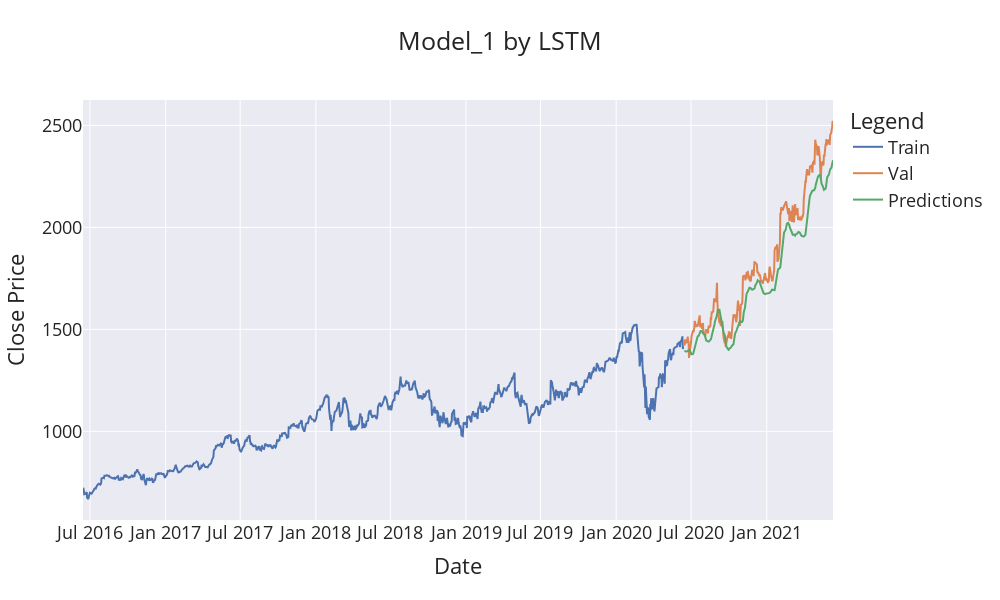

The notebook cell saved with this chart:
### Markdown cell above
## <span style="color: #d62d20">Training Data Predictions</span>

### Code cell
import plotly.graph_objects as go
import plotly.io as pio
.# MOdel LSTM 2
# Change of style
pio.templates.default = "seaborn"

# Create train and val data from DataFrame
train = df2.filter(['close'])[:new_dataset_length]
valid = df2.filter(['close'])[new_dataset_length:]
valid['Predictions1'] = predictions1

# Visualizing the data
fig = go.Figure()
fig.add_trace(go.Scatter(x=df1['date'].iloc[:1007], y=train['close'], name='Train'))
fig.add_trace(go.Scatter(x=df1['date'].iloc[1007:], y=valid['close'], name='Val'))
fig.add_trace(go.Scatter(x=df1['date'].iloc[1007:], y=valid['Predictions1'], name='Predictions'))

fig.update_layout(title='Model_1 by LSTM',
                  xaxis_title='Date',
                  yaxis_title='Close Price',
                  legend_title='Legend',
                  width=1000, height=600,
                  font=dict(size=18))

fig.show()

### Figure 1 — Plotly figure (JSON) as saved in the notebook; plotly's stock layout.template omitted (floating-point values rounded to 4 significant figures; data arrays with more than 128 entries replaced by an {"elided": "..."} marker saying what was removed)
{"data": [{"name": "Train", "type": "scatter", "x": {"elided": "1007 str values"}, "y": {"elided": "1007 float values"}}, {"name": "Val", "type": "scatter", "x": {"elided": "251 str values"}, "y": {"elided": "251 float values"}}, {"name": "Predictions", "type": "scatter", "x": {"elided": "251 str values"}, "y": {"elided": "251 float values"}}], "layout": {"font": {"size": 18}, "height": 600, "legend": {"title": {"text": "Legend"}}, "title": {"text": "Model_1 by LSTM"}, "width": 1000, "xaxis": {"title": {"text": "Date"}}, "yaxis": {"title": {"text": "Close Price"}}}}
